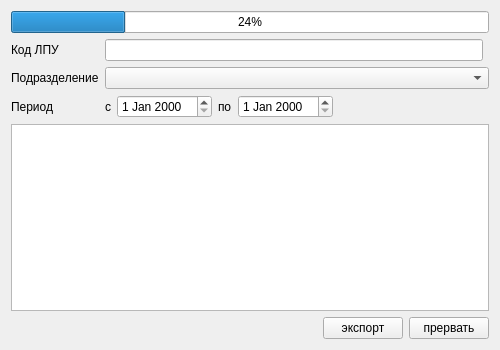
<?xml version="1.0" encoding="UTF-8"?>
<ui version="4.0">
 <class>ExportFLCR23Page1</class>
 <widget class="QWidget" name="ExportFLCR23Page1">
  <property name="geometry">
   <rect>
    <x>0</x>
    <y>0</y>
    <width>500</width>
    <height>350</height>
   </rect>
  </property>
  <property name="windowTitle">
   <string>Form</string>
  </property>
  <layout class="QGridLayout" name="gridLayout">
   <item row="1" column="0">
    <widget class="QLabel" name="lblOrgCode">
     <property name="sizePolicy">
      <sizepolicy hsizetype="Preferred" vsizetype="Preferred">
       <horstretch>0</horstretch>
       <verstretch>0</verstretch>
      </sizepolicy>
     </property>
     <property name="text">
      <string>Код ЛПУ</string>
     </property>
    </widget>
   </item>
   <item row="1" column="1">
    <widget class="QLineEdit" name="edtOrgCode">
     <property name="inputMask">
      <string/>
     </property>
     <property name="placeholderText">
      <string/>
     </property>
    </widget>
   </item>
   <item row="2" column="0">
    <widget class="QLabel" name="lblOrgStructure">
     <property name="text">
      <string>Подразделение</string>
     </property>
    </widget>
   </item>
   <item row="3" column="0">
    <widget class="QLabel" name="lblPeriod">
     <property name="text">
      <string>Период</string>
     </property>
    </widget>
   </item>
   <item row="3" column="1" colspan="2">
    <layout class="QHBoxLayout" name="horizontalLayout">
     <item>
      <widget class="QLabel" name="lblBegDate">
       <property name="text">
        <string>с</string>
       </property>
      </widget>
     </item>
     <item>
      <widget class="CDateEdit" name="edtBegDate">
       <property name="calendarPopup">
        <bool>false</bool>
       </property>
      </widget>
     </item>
     <item>
      <widget class="QLabel" name="lblEndDate">
       <property name="text">
        <string>по</string>
       </property>
      </widget>
     </item>
     <item>
      <widget class="CDateEdit" name="edtEndDate"/>
     </item>
     <item>
      <spacer name="horizontalSpacer">
       <property name="orientation">
        <enum>Qt::Horizontal</enum>
       </property>
       <property name="sizeHint" stdset="0">
        <size>
         <width>40</width>
         <height>20</height>
        </size>
       </property>
      </spacer>
     </item>
    </layout>
   </item>
   <item row="4" column="0" colspan="3">
    <widget class="QTextBrowser" name="logBrowser"/>
   </item>
   <item row="5" column="0" colspan="3">
    <layout class="QHBoxLayout" name="horizontalLayout_2">
     <item>
      <spacer name="horizontalSpacer_3">
       <property name="orientation">
        <enum>Qt::Horizontal</enum>
       </property>
       <property name="sizeHint" stdset="0">
        <size>
         <width>40</width>
         <height>20</height>
        </size>
       </property>
      </spacer>
     </item>
     <item>
      <widget class="QPushButton" name="btnExport">
       <property name="sizePolicy">
        <sizepolicy hsizetype="Preferred" vsizetype="Fixed">
         <horstretch>0</horstretch>
         <verstretch>0</verstretch>
        </sizepolicy>
       </property>
       <property name="text">
        <string>экспорт</string>
       </property>
      </widget>
     </item>
     <item>
      <widget class="QPushButton" name="btnCancel">
       <property name="sizePolicy">
        <sizepolicy hsizetype="Preferred" vsizetype="Fixed">
         <horstretch>0</horstretch>
         <verstretch>0</verstretch>
        </sizepolicy>
       </property>
       <property name="text">
        <string>прервать</string>
       </property>
      </widget>
     </item>
    </layout>
   </item>
   <item row="0" column="0" colspan="3">
    <widget class="CProgressBar" name="progressBar">
     <property name="value">
      <number>24</number>
     </property>
    </widget>
   </item>
   <item row="2" column="1" colspan="2">
    <widget class="COrgStructureComboBox" name="cmbOrgStructure"/>
   </item>
  </layout>
 </widget>
 <customwidgets>
  <customwidget>
   <class>COrgStructureComboBox</class>
   <extends>QComboBox</extends>
   <header>Orgs/OrgStructComboBoxes.h</header>
  </customwidget>
  <customwidget>
   <class>CDateEdit</class>
   <extends>QDateEdit</extends>
   <header>library/DateEdit.h</header>
  </customwidget>
  <customwidget>
   <class>CProgressBar</class>
   <extends>QProgressBar</extends>
   <header>library/ProgressBar.h</header>
  </customwidget>
 </customwidgets>
 <resources/>
 <connections/>
</ui>
